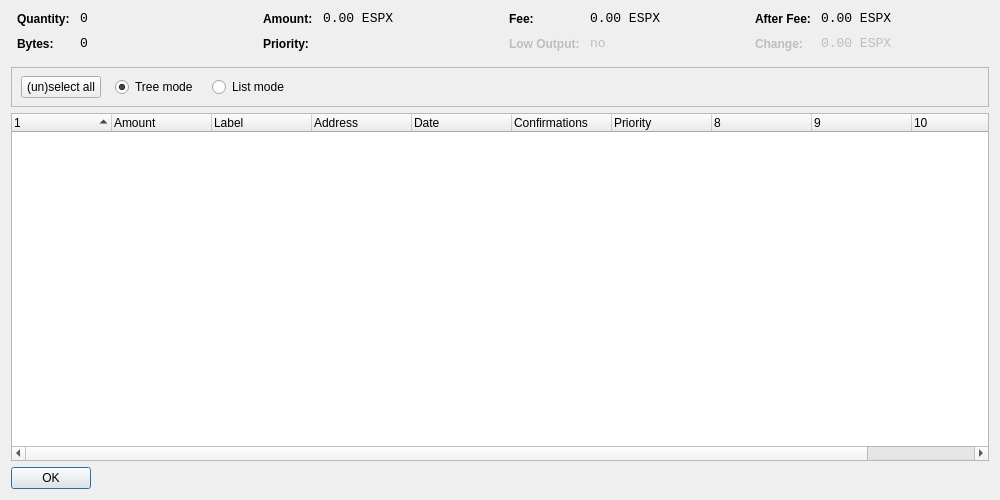
<?xml version="1.0" encoding="UTF-8"?>
<ui version="4.0">
 <class>CoinControlDialog</class>
 <widget class="QDialog" name="CoinControlDialog">
  <property name="geometry">
   <rect>
    <x>0</x>
    <y>0</y>
    <width>1000</width>
    <height>500</height>
   </rect>
  </property>
  <property name="windowTitle">
   <string>Coin Control</string>
  </property>
  <layout class="QVBoxLayout" name="verticalLayout">
   <item>
    <layout class="QHBoxLayout" name="horizontalLayoutTop" stretch="0,0,0,0">
     <property name="topMargin">
      <number>0</number>
     </property>
     <property name="bottomMargin">
      <number>10</number>
     </property>
     <item>
      <layout class="QFormLayout" name="formLayoutCoinControl1">
       <property name="horizontalSpacing">
        <number>10</number>
       </property>
       <property name="verticalSpacing">
        <number>10</number>
       </property>
       <property name="leftMargin">
        <number>6</number>
       </property>
       <property name="rightMargin">
        <number>6</number>
       </property>
       <item row="0" column="0">
        <widget class="QLabel" name="labelCoinControlQuantityText">
         <property name="styleSheet">
          <string notr="true">font-weight:bold;</string>
         </property>
         <property name="text">
          <string>Quantity:</string>
         </property>
        </widget>
       </item>
       <item row="0" column="1">
        <widget class="QLabel" name="labelCoinControlQuantity">
         <property name="font">
          <font>
           <family>Monospace</family>
           <pointsize>10</pointsize>
          </font>
         </property>
         <property name="cursor">
          <cursorShape>IBeamCursor</cursorShape>
         </property>
         <property name="contextMenuPolicy">
          <enum>Qt::ActionsContextMenu</enum>
         </property>
         <property name="text">
          <string notr="true">0</string>
         </property>
         <property name="textInteractionFlags">
          <set>Qt::LinksAccessibleByMouse|Qt::TextSelectableByKeyboard|Qt::TextSelectableByMouse</set>
         </property>
        </widget>
       </item>
       <item row="1" column="0">
        <widget class="QLabel" name="labelCoinControlBytesText">
         <property name="styleSheet">
          <string notr="true">font-weight:bold;</string>
         </property>
         <property name="text">
          <string>Bytes:</string>
         </property>
        </widget>
       </item>
       <item row="1" column="1">
        <widget class="QLabel" name="labelCoinControlBytes">
         <property name="font">
          <font>
           <family>Monospace</family>
           <pointsize>10</pointsize>
          </font>
         </property>
         <property name="cursor">
          <cursorShape>IBeamCursor</cursorShape>
         </property>
         <property name="contextMenuPolicy">
          <enum>Qt::ActionsContextMenu</enum>
         </property>
         <property name="text">
          <string notr="true">0</string>
         </property>
         <property name="textInteractionFlags">
          <set>Qt::LinksAccessibleByMouse|Qt::TextSelectableByKeyboard|Qt::TextSelectableByMouse</set>
         </property>
        </widget>
       </item>
      </layout>
     </item>
     <item>
      <layout class="QFormLayout" name="formLayoutCoinControl2">
       <property name="horizontalSpacing">
        <number>10</number>
       </property>
       <property name="verticalSpacing">
        <number>10</number>
       </property>
       <property name="leftMargin">
        <number>6</number>
       </property>
       <property name="rightMargin">
        <number>6</number>
       </property>
       <item row="0" column="0">
        <widget class="QLabel" name="labelCoinControlAmountText">
         <property name="styleSheet">
          <string notr="true">font-weight:bold;</string>
         </property>
         <property name="text">
          <string>Amount:</string>
         </property>
        </widget>
       </item>
       <item row="0" column="1">
        <widget class="QLabel" name="labelCoinControlAmount">
         <property name="font">
          <font>
           <family>Monospace</family>
           <pointsize>10</pointsize>
          </font>
         </property>
         <property name="cursor">
          <cursorShape>IBeamCursor</cursorShape>
         </property>
         <property name="contextMenuPolicy">
          <enum>Qt::ActionsContextMenu</enum>
         </property>
         <property name="text">
          <string notr="true">0.00 ESPX</string>
         </property>
         <property name="textInteractionFlags">
          <set>Qt::LinksAccessibleByMouse|Qt::TextSelectableByKeyboard|Qt::TextSelectableByMouse</set>
         </property>
        </widget>
       </item>
       <item row="1" column="0">
        <widget class="QLabel" name="labelCoinControlPriorityText">
         <property name="styleSheet">
          <string notr="true">font-weight:bold;</string>
         </property>
         <property name="text">
          <string>Priority:</string>
         </property>
        </widget>
       </item>
       <item row="1" column="1">
        <widget class="QLabel" name="labelCoinControlPriority">
         <property name="font">
          <font>
           <family>Monospace</family>
           <pointsize>10</pointsize>
          </font>
         </property>
         <property name="cursor">
          <cursorShape>IBeamCursor</cursorShape>
         </property>
         <property name="contextMenuPolicy">
          <enum>Qt::ActionsContextMenu</enum>
         </property>
         <property name="text">
          <string/>
         </property>
         <property name="textInteractionFlags">
          <set>Qt::LinksAccessibleByMouse|Qt::TextSelectableByKeyboard|Qt::TextSelectableByMouse</set>
         </property>
        </widget>
       </item>
      </layout>
     </item>
     <item>
      <layout class="QFormLayout" name="formLayoutCoinControl3">
       <property name="horizontalSpacing">
        <number>10</number>
       </property>
       <property name="verticalSpacing">
        <number>10</number>
       </property>
       <property name="leftMargin">
        <number>6</number>
       </property>
       <property name="rightMargin">
        <number>6</number>
       </property>
       <item row="0" column="0">
        <widget class="QLabel" name="labelCoinControlFeeText">
         <property name="styleSheet">
          <string notr="true">font-weight:bold;</string>
         </property>
         <property name="text">
          <string>Fee:</string>
         </property>
        </widget>
       </item>
       <item row="0" column="1">
        <widget class="QLabel" name="labelCoinControlFee">
         <property name="font">
          <font>
           <family>Monospace</family>
           <pointsize>10</pointsize>
          </font>
         </property>
         <property name="cursor">
          <cursorShape>IBeamCursor</cursorShape>
         </property>
         <property name="contextMenuPolicy">
          <enum>Qt::ActionsContextMenu</enum>
         </property>
         <property name="text">
          <string notr="true">0.00 ESPX</string>
         </property>
         <property name="textInteractionFlags">
          <set>Qt::LinksAccessibleByMouse|Qt::TextSelectableByKeyboard|Qt::TextSelectableByMouse</set>
         </property>
        </widget>
       </item>
       <item row="1" column="0">
        <widget class="QLabel" name="labelCoinControlLowOutputText">
         <property name="enabled">
          <bool>false</bool>
         </property>
         <property name="styleSheet">
          <string notr="true">font-weight:bold;</string>
         </property>
         <property name="text">
          <string>Low Output:</string>
         </property>
        </widget>
       </item>
       <item row="1" column="1">
        <widget class="QLabel" name="labelCoinControlLowOutput">
         <property name="enabled">
          <bool>false</bool>
         </property>
         <property name="font">
          <font>
           <family>Monospace</family>
           <pointsize>10</pointsize>
          </font>
         </property>
         <property name="cursor">
          <cursorShape>IBeamCursor</cursorShape>
         </property>
         <property name="contextMenuPolicy">
          <enum>Qt::ActionsContextMenu</enum>
         </property>
         <property name="text">
          <string notr="true">no</string>
         </property>
         <property name="textInteractionFlags">
          <set>Qt::LinksAccessibleByMouse|Qt::TextSelectableByKeyboard|Qt::TextSelectableByMouse</set>
         </property>
        </widget>
       </item>
      </layout>
     </item>
     <item>
      <layout class="QFormLayout" name="formLayoutCoinControl4">
       <property name="horizontalSpacing">
        <number>10</number>
       </property>
       <property name="verticalSpacing">
        <number>10</number>
       </property>
       <property name="leftMargin">
        <number>6</number>
       </property>
       <property name="rightMargin">
        <number>6</number>
       </property>
       <item row="0" column="0">
        <widget class="QLabel" name="labelCoinControlAfterFeeText">
         <property name="styleSheet">
          <string notr="true">font-weight:bold;</string>
         </property>
         <property name="text">
          <string>After Fee:</string>
         </property>
        </widget>
       </item>
       <item row="0" column="1">
        <widget class="QLabel" name="labelCoinControlAfterFee">
         <property name="font">
          <font>
           <family>Monospace</family>
           <pointsize>10</pointsize>
          </font>
         </property>
         <property name="cursor">
          <cursorShape>IBeamCursor</cursorShape>
         </property>
         <property name="contextMenuPolicy">
          <enum>Qt::ActionsContextMenu</enum>
         </property>
         <property name="text">
          <string notr="true">0.00 ESPX</string>
         </property>
         <property name="textInteractionFlags">
          <set>Qt::LinksAccessibleByMouse|Qt::TextSelectableByKeyboard|Qt::TextSelectableByMouse</set>
         </property>
        </widget>
       </item>
       <item row="1" column="0">
        <widget class="QLabel" name="labelCoinControlChangeText">
         <property name="enabled">
          <bool>false</bool>
         </property>
         <property name="styleSheet">
          <string notr="true">font-weight:bold;</string>
         </property>
         <property name="text">
          <string>Change:</string>
         </property>
        </widget>
       </item>
       <item row="1" column="1">
        <widget class="QLabel" name="labelCoinControlChange">
         <property name="enabled">
          <bool>false</bool>
         </property>
         <property name="font">
          <font>
           <family>Monospace</family>
           <pointsize>10</pointsize>
          </font>
         </property>
         <property name="cursor">
          <cursorShape>IBeamCursor</cursorShape>
         </property>
         <property name="contextMenuPolicy">
          <enum>Qt::ActionsContextMenu</enum>
         </property>
         <property name="text">
          <string notr="true">0.00 ESPX</string>
         </property>
         <property name="textInteractionFlags">
          <set>Qt::LinksAccessibleByMouse|Qt::TextSelectableByKeyboard|Qt::TextSelectableByMouse</set>
         </property>
        </widget>
       </item>
      </layout>
     </item>
    </layout>
   </item>
   <item>
    <widget class="QFrame" name="frame">
     <property name="minimumSize">
      <size>
       <width>0</width>
       <height>40</height>
      </size>
     </property>
     <property name="frameShape">
      <enum>QFrame::StyledPanel</enum>
     </property>
     <property name="frameShadow">
      <enum>QFrame::Sunken</enum>
     </property>
     <widget class="QWidget" name="horizontalLayoutWidget">
      <property name="geometry">
       <rect>
        <x>10</x>
        <y>0</y>
        <width>781</width>
        <height>41</height>
       </rect>
      </property>
      <layout class="QHBoxLayout" name="horizontalLayoutPanel" stretch="0,0,0,0,0">
       <property name="spacing">
        <number>14</number>
       </property>
       <item>
        <widget class="QPushButton" name="pushButtonSelectAll">
         <property name="sizePolicy">
          <sizepolicy hsizetype="Maximum" vsizetype="Fixed">
           <horstretch>0</horstretch>
           <verstretch>0</verstretch>
          </sizepolicy>
         </property>
         <property name="text">
          <string>(un)select all</string>
         </property>
        </widget>
       </item>
       <item>
        <widget class="QRadioButton" name="radioTreeMode">
         <property name="sizePolicy">
          <sizepolicy hsizetype="Maximum" vsizetype="Fixed">
           <horstretch>0</horstretch>
           <verstretch>0</verstretch>
          </sizepolicy>
         </property>
         <property name="text">
          <string>Tree mode</string>
         </property>
         <property name="checked">
          <bool>true</bool>
         </property>
        </widget>
       </item>
       <item>
        <widget class="QRadioButton" name="radioListMode">
         <property name="sizePolicy">
          <sizepolicy hsizetype="Maximum" vsizetype="Fixed">
           <horstretch>0</horstretch>
           <verstretch>0</verstretch>
          </sizepolicy>
         </property>
         <property name="text">
          <string>List mode</string>
         </property>
        </widget>
       </item>
       <item>
        <spacer name="horizontalSpacer">
         <property name="orientation">
          <enum>Qt::Horizontal</enum>
         </property>
         <property name="sizeHint" stdset="0">
          <size>
           <width>40</width>
           <height>20</height>
          </size>
         </property>
        </spacer>
       </item>
      </layout>
     </widget>
    </widget>
   </item>
   <item>
    <widget class="CoinControlTreeWidget" name="treeWidget">
     <property name="contextMenuPolicy">
      <enum>Qt::CustomContextMenu</enum>
     </property>
     <property name="sortingEnabled">
      <bool>false</bool>
     </property>
     <property name="columnCount">
      <number>11</number>
     </property>
     <attribute name="headerShowSortIndicator" stdset="0">
      <bool>true</bool>
     </attribute>
     <attribute name="headerStretchLastSection">
      <bool>false</bool>
     </attribute>
     <column>
      <property name="text">
       <string/>
      </property>
     </column>
     <column>
      <property name="text">
       <string>Amount</string>
      </property>
     </column>
     <column>
      <property name="text">
       <string>Label</string>
      </property>
     </column>
     <column>
      <property name="text">
       <string>Address</string>
      </property>
     </column>
     <column>
      <property name="text">
       <string>Date</string>
      </property>
     </column>
     <column>
      <property name="text">
       <string>Confirmations</string>
      </property>
      <property name="toolTip">
       <string>Confirmed</string>
      </property>
     </column>
     <column>
      <property name="text">
       <string>Priority</string>
      </property>
     </column>
     <column>
      <property name="text">
       <string/>
      </property>
     </column>
     <column>
      <property name="text">
       <string/>
      </property>
     </column>
     <column>
      <property name="text">
       <string/>
      </property>
     </column>
     <column>
      <property name="text">
       <string/>
      </property>
     </column>
    </widget>
   </item>
   <item>
    <widget class="QDialogButtonBox" name="buttonBox">
     <property name="sizePolicy">
      <sizepolicy hsizetype="Maximum" vsizetype="Fixed">
       <horstretch>0</horstretch>
       <verstretch>0</verstretch>
      </sizepolicy>
     </property>
     <property name="orientation">
      <enum>Qt::Horizontal</enum>
     </property>
     <property name="standardButtons">
      <set>QDialogButtonBox::Ok</set>
     </property>
    </widget>
   </item>
  </layout>
 </widget>
 <customwidgets>
  <customwidget>
   <class>CoinControlTreeWidget</class>
   <extends>QTreeWidget</extends>
   <header>coincontroltreewidget.h</header>
  </customwidget>
 </customwidgets>
 <resources/>
 <connections/>
</ui>
